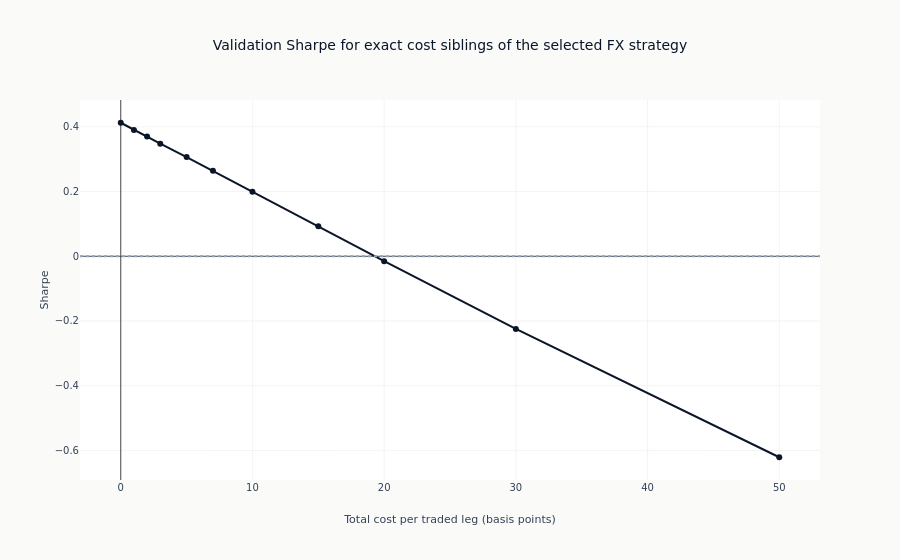

The notebook cell saved with this chart:
### Code cell
cost_figure = px.line(
    cost_evidence,
    x="total_cost_bps",
    y="sharpe",
    markers=True,
    title="Validation Sharpe for exact cost siblings of the selected FX strategy",
    labels={"total_cost_bps": "Total cost per traded leg (basis points)", "sharpe": "Sharpe"},
)
cost_figure.add_hline(y=0, line_dash="dot", line_color=COLORS["recede"])
cost_figure.show()

### Figure 1 — Plotly figure (JSON) as saved in the notebook; plotly's stock layout.template omitted (floating-point values rounded to 4 significant figures)
{"data": [{"hovertemplate": "Total cost per traded leg (basis points)=%{x}<br>Sharpe=%{y}<extra></extra>", "legendgroup": "", "line": {"color": "#0a1628", "dash": "solid"}, "marker": {"symbol": "circle"}, "mode": "lines+markers", "name": "", "orientation": "v", "showlegend": false, "type": "scatter", "x": [0.0, 1.0, 2.0, 3.0, 5.0, 7.0, 10.0, 15.0, 20.0, 30.0, 50.0], "xaxis": "x", "y": [0.4125, 0.3903, 0.3703, 0.3476, 0.3065, 0.2639, 0.1996, 0.09283, -0.01509, -0.2245, -0.6211], "yaxis": "y"}], "layout": {"legend": {"tracegroupgap": 0}, "shapes": [{"line": {"color": "#94a3b8", "dash": "dot"}, "type": "line", "x0": 0, "x1": 1, "xref": "x domain", "y0": 0, "y1": 0, "yref": "y"}], "title": {"text": "Validation Sharpe for exact cost siblings of the selected FX strategy"}, "xaxis": {"anchor": "y", "domain": [0.0, 1.0], "title": {"text": "Total cost per traded leg (basis points)"}}, "yaxis": {"anchor": "x", "domain": [0.0, 1.0], "title": {"text": "Sharpe"}}}}
